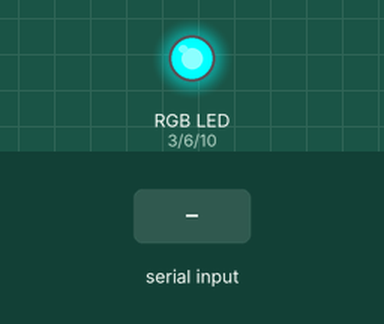
A sketch run on a simulated Arduino Uno, built with avr-gcc and run on an emulated ATmega328P. Parts: an RGB LED mixed from three pins (HIGH = lit). Inputs (shaded band) come from the test bench.

Above: at 2.2 s.
2.3 s: "1" received over Serial
At 3.6 s:
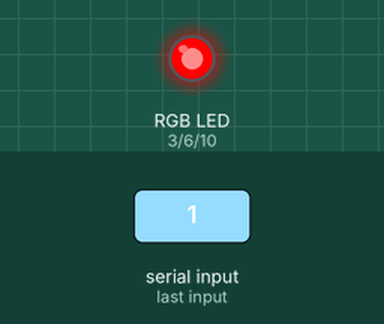
4.8 s: byte 55 (55) received over Serial
At 6.7 s:
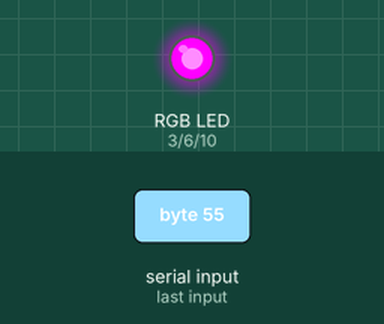
7.3 s: "2" received over Serial
At 8.6 s:
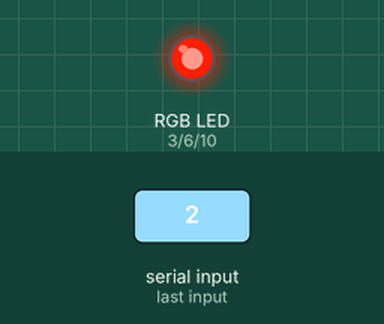
9.8 s: "3" received over Serial
At 10.4 s:
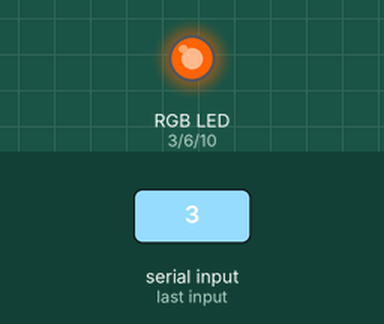
11.6 s: "4" received over Serial
At 13.1 s:
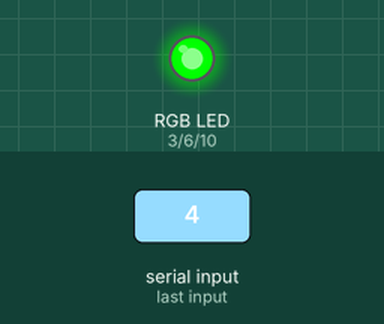
14.1 s: "5" received over Serial
At 16.2 s:
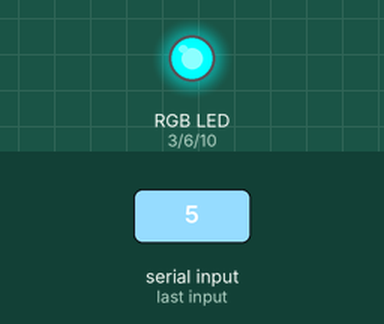
Timing chart, 0 to 17.5 s (numbered marks = the images above; inputs shaded):
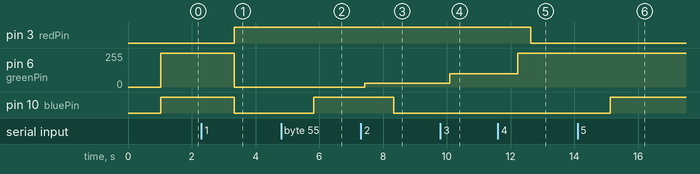

The sketch:

LightController.ino
```cpp
int redPin = 3;
int bluePin = 10;
int greenPin = 6;

int red[3] = { 255, 0, 0};
int orange[3] = { 255, 30, 0};
int yellow[3] = { 255, 100, 0};
int green[3] = { 0, 255, 0};
int teal[3] = { 0, 255, 255};
int blue[3] = { 0, 0, 255};
int purple[3] = { 255, 0, 255};

int currentColor[3] = {0, 0, 0};

void setup(){
  Serial.begin(9600);
  pinMode(greenPin, OUTPUT);
  pinMode(bluePin, OUTPUT);
  pinMode(redPin, OUTPUT);
  ChangeColor(teal);
}

void loop(){
  int received = 0;
  if(Serial.available() == 1)
  {
    received = Serial.read();
    switch (received)
    {
      case 49:     // 1
        ChangeColor(red);
        break;
      case 50:     // 2
        ChangeColor(orange);
        break;
      case 51:     // 3
        ChangeColor(yellow);
        break;   //Move on
      case 52:     // 4
        ChangeColor(green);
        break;
      case 53:     // 5
        ChangeColor(teal);
        break;
      case 54:     // 6
        ChangeColor(blue);
        break;   //Move on
      case 55:     // 7
        ChangeColor(purple);
        break;   //Move on
      default:
        break;
    }
  }
}

void ChangeColor(int futureColor[]){
  bool changing = true;

  for(int i = 0; i < 255; i++) {
    //change red
    if (futureColor[0] != currentColor[0]) {
      if (futureColor[0] > currentColor[0]) {
        currentColor[0]++;
      }
      else {
        currentColor[0]--;
      }
    }

    //change green
    if (futureColor[1] != currentColor[1]) {
      if (futureColor[1] > currentColor[1]) {
        currentColor[1]++;
      }
      else {
        currentColor[1]--;
      }
    }

    //change blue
    if (futureColor[2] != currentColor[2]) {
      if (futureColor[2] > currentColor[2]) {
        currentColor[2]++;
      }
      else {
        currentColor[2]--;
      }
    }

    delay(4);

    analogWrite(redPin, currentColor[0]);
    analogWrite(greenPin, currentColor[1]);
    analogWrite(bluePin, currentColor[2]);
  }
}
```

Measured:
- after the input at 2.3 s, pin 3 (redPin): LOW → HIGH after 1.0 s; pin 6 (greenPin): 255/255 → 0/255 after 1.0 s; pin 10 (bluePin): HIGH → LOW after 1.0 s
- after the input at 4.8 s, pin 10 (bluePin): LOW → HIGH after 1.0 s
- after the input at 7.3 s, pin 6 (greenPin): 0/255 → 30/255 after 0.12 s; pin 10 (bluePin): HIGH → LOW after 1.0 s
- after the input at 9.8 s, pin 6 (greenPin): 30/255 → 100/255 after 0.28 s
- after the input at 11.6 s, pin 3 (redPin): HIGH → LOW after 1.0 s; pin 6 (greenPin): 100/255 → 255/255 after 0.63 s
- after the input at 14.1 s, pin 10 (bluePin): LOW → HIGH after 1.0 s
